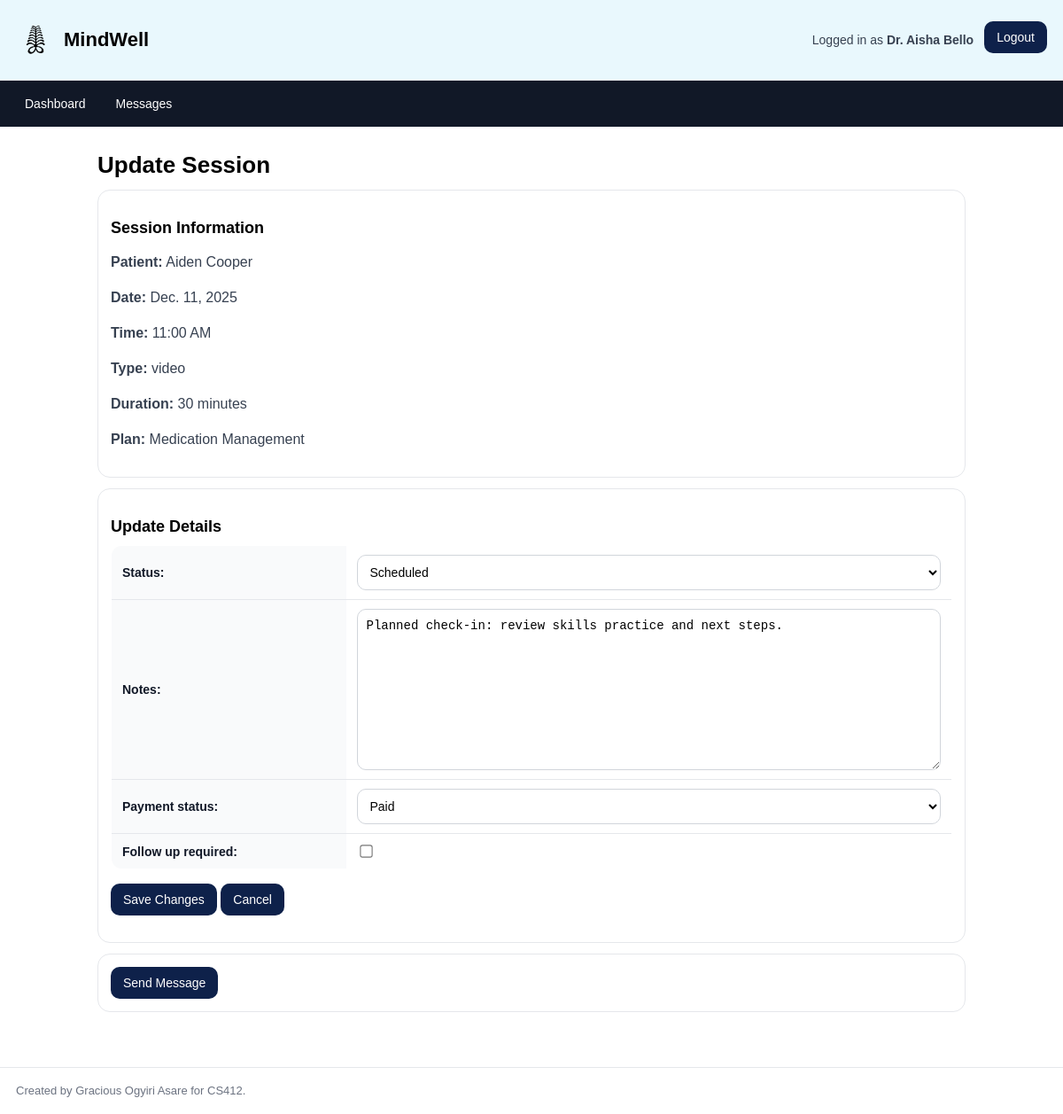
Screenshot of /session/60/update/ (signed in) with the database file from the repository.
### mindwell/models.py (models this page shows, shortened)
class HealthProvider(models.Model):
    user = models.ForeignKey(User, on_delete=models.CASCADE, null=True)
    first_name = models.TextField(blank=True)
    last_name = models.TextField(blank=True)
    email = models.TextField(blank=True)
    gender = models.CharField(max_length=10, choices=[
        ('male', 'Male'),
        ('female', 'Female'),
        ('other', 'Other'),
    ], blank=True)
    occupation = models.TextField(blank=True)
    address = models.TextField(blank=True)
    specialization = models.TextField(blank=True)
    experience_years = models.IntegerField(default=0)
    languages = models.TextField(blank=True)
    profile_img = models.ImageField(blank=True, null=True)
    bio = models.TextField(blank=True)
    verified = models.BooleanField(default=True)
    join_date = models.DateTimeField(auto_now_add=True)

class Session(models.Model):
    therapy_plan = models.ForeignKey(TherapyPlan, on_delete=models.CASCADE)
    session_date = models.DateField()
    session_time = models.TimeField()
    duration = models.IntegerField(default=60)
    status = models.CharField(max_length=20, choices=[
        ('scheduled', 'Scheduled'),
        ('completed', 'Completed'),
        ('cancelled', 'Cancelled'),
        ('no-show', 'No-Show'),
    ])
    session_type = models.CharField(max_length=20, choices=[
        ('message', 'Message'),
        ('audio', 'Audio Chat'),
        ('video', 'Video Chat'),
    ])
    notes = models.TextField(blank=True, null=True)
    payment_status = models.CharField(max_length=20, choices=[
        ('paid', 'Paid'),
        ('unpaid', 'Unpaid'),
    ])
    follow_up_required = models.BooleanField(default=False)
    created_at = models.DateTimeField(auto_now_add=True)

class TherapyPlan(models.Model):
    patient = models.ForeignKey(Patient, on_delete=models.CASCADE)
    health_provider = models.ForeignKey(HealthProvider, on_delete=models.CASCADE)
    plan_type = models.ForeignKey(PlanType, on_delete=models.PROTECT)
    status = models.CharField(max_length=20, choices=[
        ('active', 'Active'),
        ('paused', 'Paused'),
        ('completed', 'Completed'),
        ('cancelled', 'Cancelled'),
    ])
    start_date = models.DateField(blank=True, null=True)
    notes = models.TextField(blank=True, null=True)
    cost = models.DecimalField(max_digits=8, decimal_places=2, blank=True, null=True)
    created_at = models.DateTimeField(auto_now_add=True)

class Patient(models.Model):
    user = models.ForeignKey(User, on_delete=models.CASCADE, null=True)
    first_name = models.TextField(blank=True)
    last_name = models.TextField(blank=True)
    email = models.TextField(blank=True)
    dob = models.DateField(blank=True, null=True)
    gender = models.CharField(max_length=10, choices=[
        ('male', 'Male'),
        ('female', 'Female'),
        ('other', 'Other'),
    ], blank=True)
    address = models.TextField(blank=True)
    emergency_contact_name = models.TextField(blank=True)
    emergency_contact_phone = models.TextField(blank=True)
    insurance_provider = models.TextField(blank=True)
    insurance_id = models.TextField(blank=True)
    join_date = models.DateTimeField(auto_now_add=True)
    therapy_description = models.TextField(blank=True)

class PlanType(models.Model):
    name = models.CharField(max_length=100)
    description = models.TextField(blank=True)
    base_cost = models.DecimalField(max_digits=8, decimal_places=2, blank=True, null=True)
    is_active = models.BooleanField(default=True)
    created_at = models.DateTimeField(auto_now_add=True)
    providers = models.ManyToManyField(HealthProvider, related_name='supported_plan_types', blank=True)

### mindwell/views.py (the view, shortened to what this page needs)
# urls.py: path('session/<int:pk>/update/', UpdateSessionView.as_view(), name='session_update'),
class UpdateSessionView(MethodLoginRequiredMixin, UpdateView):
    model = Session
    form_class = UpdateSessionForm
    template_name = 'mindwell/update_session_form.html'
    def dispatch(self, request, *args, **kwargs):
        provider = HealthProvider.objects.filter(user=request.user).first()
        if not provider:
            return redirect("home")
        session = self.get_object()
        if session.therapy_plan.health_provider_id != provider.id:
            return redirect("provider_dashboard", pk=provider.pk)
        return super().dispatch(request, *args, **kwargs)
        return super().dispatch(request, *args, **kwargs)
    def get_context_data(self, **kwargs):
        context = super().get_context_data(**kwargs)
        context['provider'] = self.get_provider()
        context['is_provider'] = True
        return context

### mindwell/forms.py
class UpdateSessionForm(forms.ModelForm):
    class Meta:
        model = Session
        fields = ['status', 'notes', 'payment_status', 'follow_up_required']

### mindwell/views.py (called while the page is built)
    def get_provider(self):
        return HealthProvider.objects.get(user=self.request.user)

### mindwell/templates/mindwell/update_session_form.html (shortened to what this page needs)
{% extends "mindwell/base.html" %}
{% block content %}
<h2>Update Session</h2>
<div class="session">
  <h3>Session Information</h3>
  <p><strong>Patient:</strong> {{ object.therapy_plan.patient.first_name }} {{ object.therapy_plan.patient.last_name }}</p>
  <p><strong>Date:</strong> {{ object.session_date }}</p>
  <p><strong>Time:</strong> {{ object.session_time|time:"g:i A" }}</p>
  <p><strong>Type:</strong> {{ object.session_type }}</p>
  <p><strong>Duration:</strong> {{ object.duration }} minutes</p>
  <p><strong>Plan:</strong> {{ object.therapy_plan.plan_type.name }}</p>
</div>
<div class="updateform">
  <h3>Update Details</h3>
  <form method="post">
    <table>
      {{ form.as_table }}
    </table>
    <button type="submit">Save Changes</button>
    <a href="{% url 'provider_dashboard' provider.pk %}"><button type="button">Cancel</button></a>
  </form>
</div>
<div class="actions">
  <a href="{% url 'send_message' object.therapy_plan.pk %}"><button>Send Message</button></a>
</div>
{% endblock content %}

### mindwell/templates/mindwell/base.html (shortened to what this page needs)
{% load static %}
<html>
  <head>
    <link rel="stylesheet" href="{% static 'styles.css' %}" />
  </head>
  <body>
    <header>
      <div class="header_logo">
        {% load static %}
        <img src="{% static 'logo.png' %}" alt="Logo" class="logo" />
        <h1>MindWell</h1>
      </div>
      <div class="header-right">
        {% if request.user.is_authenticated %} {% if is_patient %}
        <p
          >Logged in as
          <strong>{{ patient.first_name }} {{ patient.last_name }}</strong></p
        >
        {% elif is_provider %}
        <p
          >Logged in as
          <strong
            >Dr. {{ provider.first_name }} {{ provider.last_name }}</strong
          ></p
        >
        {% else %}
        <p>Logged in as <strong>{{ user.username }}</strong></p>
        {% endif %}
        <form method="post" action="{% url 'logout' %}">
          <button type="submit">Logout</button>
        </form>
        {% else %}
        <a href="{% url 'login' %}"><button type="button">Login</button></a>
        <a href="{% url 'patient_register' %}"
          ><button type="button">Register</button></a
        >
        {% endif %}
      </div>
    </header>
    <nav class="navbar">
      {% if is_patient %}
      <a href="{% url 'patient_dashboard' patient.pk %}">My Dashboard</a>
      <a href="{% url 'provider_list' %}">Find A Therapist</a>
      <a href="{% url 'view_messages' %}">
        Messages {% if unread_messages %}({{ unread_messages }}){% endif %}
      </a>
      {% elif is_provider %}
      <a href="{% url 'provider_dashboard' provider.pk %}">Dashboard</a>
      <a href="{% url 'view_messages' %}">
        Messages {% if unread_messages %}({{ unread_messages }}){% endif %}
      </a>
      {% else %}
      <a href="{% url 'home' %}">Home</a>
      <a href="{% url 'provider_register' %}">Work With Us</a>
      {% endif %}
    </nav>
    <div class="body">
       {% block content %}{% endblock %}
    </div>
    <footer>
      <p>Created by Gracious Ogyiri Asare for CS412.</p>
    </footer>
  </body>
</html>

### mindwell/static/styles.css (style rules this page uses)
body { margin: 0; font-family: Arial, Helvetica, sans-serif; }
header { background: #e9f8fd; border-bottom: 1px solid #e5e7eb; padding: 14px 18px; display: flex; align-items: center; justify-content: space-between; }
.logo { width: 44px; height: 44px; object-fit: contain; }
.header_logo { display: flex; align-items: center; gap: 10px; }
.header_logo h1 { margin: 0; font-size: 22px; }
.header-right { display: flex; align-items: center; gap: 12px; }
.header-right p { margin: 0; font-size: 14px; color: #374151; }
.navbar { background: #111827; padding: 10px 18px; display: flex; gap: 14px; flex-wrap: wrap; }
.navbar a { color: #ffffff; text-decoration: none; font-size: 14px; padding: 8px 10px; }
.body { max-width: 980px; margin: 0 auto; padding: 22px 18px; }
h2 { margin: 6px 0 12px; font-size: 26px; }
h3 { margin: 18px 0 10px; font-size: 18px; }
p { color: #374151; line-height: 1.5; }
button { background: #0e214a; color: #ffffff; border: none; padding: 10px 14px; border-radius: 10px; cursor: pointer; font-size: 14px; }
form { margin-top: 10px; }
input[type="text"], input[type="email"], input[type="password"], input[type="date"], input[type="time"], select, textarea { width: 100%; padding: 10px 10px; border-radius: 10px; border: 1px solid #d1d5db; outline: none; font-size: 14px; background: #ffffff; }
input[type="checkbox"] { transform: scale(1.1); }
table { width: 100%; border-collapse: collapse; background: #ffffff; border: 1px solid #e5e7eb; border-radius: 12px; overflow: hidden; margin: 10px 0 16px; }
th { text-align: left; padding: 10px 12px; background: #f9fafb; border-bottom: 1px solid #e5e7eb; font-size: 14px; color: #111827; }
td { padding: 10px 12px; border-bottom: 1px solid #e5e7eb; color: #111827; font-size: 14px; }
.session, .updateform, .actions { background: #ffffff; border: 1px solid #e5e7eb; border-radius: 14px; padding: 14px; margin: 12px 0; }
footer { border-top: 1px solid #e5e7eb; background: #ffffff; padding: 16px 18px; margin-top: 28px; }
footer p { margin: 0; color: #6b7280; font-size: 13px; }

### rows the page displays
HealthProvider: first_name "Aisha", last_name "Bello"
Session: therapy_plan.patient.first_name "Aiden", therapy_plan.patient.last_name "Cooper", session_date "Dec. 11, 2025", session_time "11:00 AM", session_type "video", duration "30", therapy_plan.plan_type.name "Medication Management", status "Scheduled", notes "Planned check-in: review skills practice and next steps.", payment_status "Paid"
